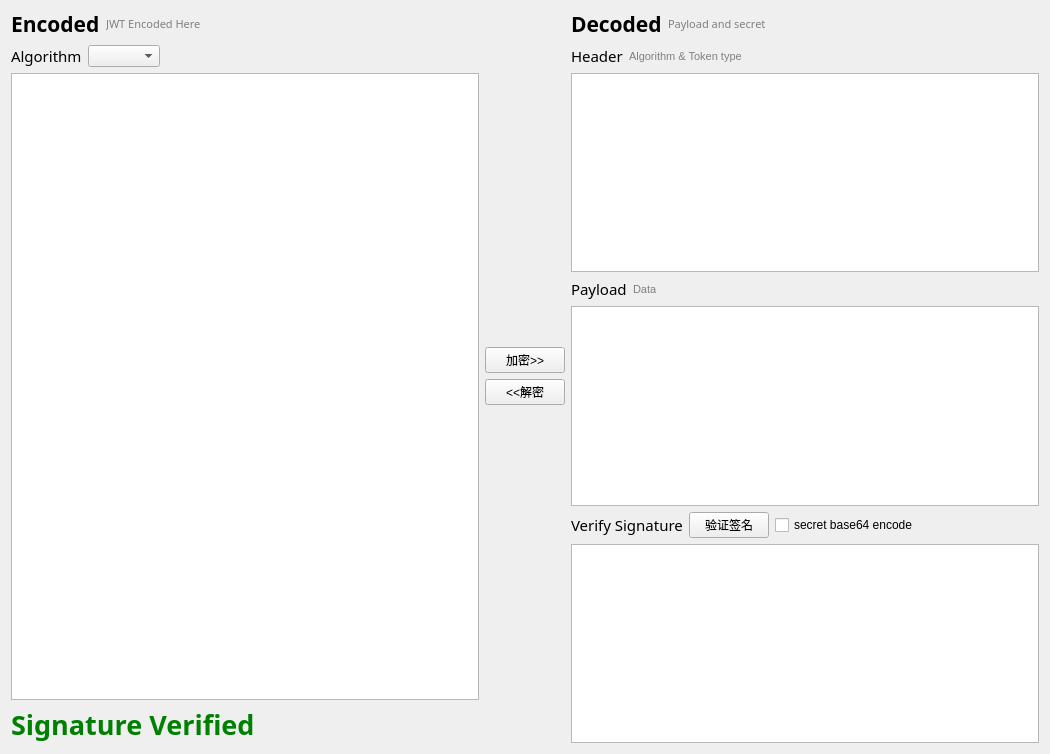
<?xml version="1.0" encoding="UTF-8"?>
<ui version="4.0">
 <class>MainWindow</class>
 <widget class="QWidget" name="MainWindow">
  <property name="geometry">
   <rect>
    <x>0</x>
    <y>0</y>
    <width>1050</width>
    <height>754</height>
   </rect>
  </property>
  <property name="windowTitle">
   <string>JWT IO UI</string>
  </property>
  <layout class="QVBoxLayout" name="verticalLayout_4">
   <property name="topMargin">
    <number>9</number>
   </property>
   <item>
    <layout class="QHBoxLayout" name="globalHorizontalLayout" stretch="0,0,0">
     <item>
      <layout class="QVBoxLayout" name="leftVerticalLayout">
       <item>
        <layout class="QHBoxLayout" name="encodedHorizontalLayout">
         <item>
          <widget class="QLabel" name="encodedLabel">
           <property name="sizePolicy">
            <sizepolicy hsizetype="Fixed" vsizetype="Preferred">
             <horstretch>0</horstretch>
             <verstretch>0</verstretch>
            </sizepolicy>
           </property>
           <property name="font">
            <font>
             <family>Inconsolata LGC Nerd Font Mono</family>
             <pointsize>16</pointsize>
             <bold>true</bold>
            </font>
           </property>
           <property name="styleSheet">
            <string notr="true">font-weight:bold;</string>
           </property>
           <property name="text">
            <string>Encoded</string>
           </property>
          </widget>
         </item>
         <item>
          <widget class="QLabel" name="encodedExplainLabel">
           <property name="font">
            <font>
             <family>Inconsolata LGC Nerd Font Mono</family>
             <pointsize>8</pointsize>
            </font>
           </property>
           <property name="styleSheet">
            <string notr="true">color: gray;</string>
           </property>
           <property name="text">
            <string>JWT Encoded Here</string>
           </property>
          </widget>
         </item>
        </layout>
       </item>
       <item>
        <layout class="QHBoxLayout" name="algorithmHorizontalLayout">
         <item>
          <widget class="QLabel" name="algorithmLabel">
           <property name="sizePolicy">
            <sizepolicy hsizetype="Fixed" vsizetype="Preferred">
             <horstretch>0</horstretch>
             <verstretch>0</verstretch>
            </sizepolicy>
           </property>
           <property name="font">
            <font>
             <family>Inconsolata LGC Nerd Font Mono</family>
             <pointsize>11</pointsize>
            </font>
           </property>
           <property name="text">
            <string>Algorithm</string>
           </property>
          </widget>
         </item>
         <item>
          <widget class="QComboBox" name="algorithmComboBox">
           <property name="sizePolicy">
            <sizepolicy hsizetype="Fixed" vsizetype="Fixed">
             <horstretch>0</horstretch>
             <verstretch>0</verstretch>
            </sizepolicy>
           </property>
           <property name="editable">
            <bool>false</bool>
           </property>
           <property name="currentText">
            <string/>
           </property>
          </widget>
         </item>
         <item>
          <spacer name="algotithmHorizontalSpacer">
           <property name="orientation">
            <enum>Qt::Horizontal</enum>
           </property>
           <property name="sizeHint" stdset="0">
            <size>
             <width>40</width>
             <height>20</height>
            </size>
           </property>
          </spacer>
         </item>
        </layout>
       </item>
       <item>
        <widget class="QPlainTextEdit" name="encodedPlainTextEdit">
         <property name="font">
          <font>
           <family>Inconsolata LGC Nerd Font Mono</family>
           <pointsize>14</pointsize>
          </font>
         </property>
         <property name="tabStopWidth" stdset="0">
          <number>80</number>
         </property>
        </widget>
       </item>
       <item>
        <widget class="QLabel" name="statusLabel">
         <property name="font">
          <font>
           <family>Inconsolata LGC Nerd Font Mono</family>
           <pointsize>20</pointsize>
           <bold>true</bold>
          </font>
         </property>
         <property name="styleSheet">
          <string notr="true">color:green;font-weight:bold;</string>
         </property>
         <property name="text">
          <string>Signature Verified</string>
         </property>
        </widget>
       </item>
      </layout>
     </item>
     <item>
      <layout class="QVBoxLayout" name="midVerticalLayout">
       <item>
        <spacer name="verticalSpacer_2">
         <property name="orientation">
          <enum>Qt::Vertical</enum>
         </property>
         <property name="sizeHint" stdset="0">
          <size>
           <width>20</width>
           <height>40</height>
          </size>
         </property>
        </spacer>
       </item>
       <item>
        <widget class="QPushButton" name="encodeButton">
         <property name="text">
          <string>加密&gt;&gt;</string>
         </property>
        </widget>
       </item>
       <item>
        <widget class="QPushButton" name="decodeButton">
         <property name="text">
          <string>&lt;&lt;解密</string>
         </property>
        </widget>
       </item>
       <item>
        <spacer name="verticalSpacer">
         <property name="orientation">
          <enum>Qt::Vertical</enum>
         </property>
         <property name="sizeHint" stdset="0">
          <size>
           <width>20</width>
           <height>40</height>
          </size>
         </property>
        </spacer>
       </item>
      </layout>
     </item>
     <item>
      <layout class="QVBoxLayout" name="verticalLayout">
       <item>
        <layout class="QHBoxLayout" name="decodedHorizontalLayout">
         <item>
          <widget class="QLabel" name="decodedLabel">
           <property name="sizePolicy">
            <sizepolicy hsizetype="Fixed" vsizetype="Preferred">
             <horstretch>0</horstretch>
             <verstretch>0</verstretch>
            </sizepolicy>
           </property>
           <property name="font">
            <font>
             <family>Inconsolata LGC Nerd Font</family>
             <pointsize>16</pointsize>
             <bold>true</bold>
            </font>
           </property>
           <property name="styleSheet">
            <string notr="true">font-weight:bold;</string>
           </property>
           <property name="text">
            <string>Decoded</string>
           </property>
          </widget>
         </item>
         <item>
          <widget class="QLabel" name="decodedExplainLabel">
           <property name="font">
            <font>
             <family>Inconsolata LGC Nerd Font Mono</family>
             <pointsize>8</pointsize>
            </font>
           </property>
           <property name="styleSheet">
            <string notr="true">color: gray;</string>
           </property>
           <property name="text">
            <string>Payload and secret</string>
           </property>
          </widget>
         </item>
        </layout>
       </item>
       <item>
        <layout class="QHBoxLayout" name="headerHorizontalLayout">
         <item>
          <widget class="QLabel" name="headerLabel">
           <property name="sizePolicy">
            <sizepolicy hsizetype="Fixed" vsizetype="Preferred">
             <horstretch>0</horstretch>
             <verstretch>0</verstretch>
            </sizepolicy>
           </property>
           <property name="font">
            <font>
             <family>Inconsolata LGC Nerd Font Mono</family>
             <pointsize>11</pointsize>
            </font>
           </property>
           <property name="text">
            <string>Header</string>
           </property>
          </widget>
         </item>
         <item>
          <widget class="QLabel" name="headerExplainLabel">
           <property name="font">
            <font>
             <pointsize>8</pointsize>
            </font>
           </property>
           <property name="styleSheet">
            <string notr="true">color: gray;</string>
           </property>
           <property name="text">
            <string>Algorithm &amp; Token type</string>
           </property>
          </widget>
         </item>
        </layout>
       </item>
       <item>
        <widget class="QPlainTextEdit" name="headerTextEdit">
         <property name="font">
          <font>
           <family>Inconsolata LGC Nerd Font Mono</family>
           <pointsize>10</pointsize>
          </font>
         </property>
        </widget>
       </item>
       <item>
        <layout class="QHBoxLayout" name="payloadHorizontalLayout">
         <item>
          <widget class="QLabel" name="payloadLabel">
           <property name="sizePolicy">
            <sizepolicy hsizetype="Fixed" vsizetype="Preferred">
             <horstretch>0</horstretch>
             <verstretch>0</verstretch>
            </sizepolicy>
           </property>
           <property name="font">
            <font>
             <family>Inconsolata LGC Nerd Font Mono</family>
             <pointsize>11</pointsize>
            </font>
           </property>
           <property name="text">
            <string>Payload</string>
           </property>
          </widget>
         </item>
         <item>
          <widget class="QLabel" name="dataLabel">
           <property name="font">
            <font>
             <pointsize>8</pointsize>
            </font>
           </property>
           <property name="styleSheet">
            <string notr="true">color: gray;</string>
           </property>
           <property name="text">
            <string>Data</string>
           </property>
          </widget>
         </item>
        </layout>
       </item>
       <item>
        <widget class="QPlainTextEdit" name="payloadTextEdit">
         <property name="font">
          <font>
           <family>Inconsolata LGC Nerd Font Mono</family>
           <pointsize>10</pointsize>
          </font>
         </property>
        </widget>
       </item>
       <item>
        <layout class="QHBoxLayout" name="signHorizontalLayout">
         <item>
          <widget class="QLabel" name="signLabel">
           <property name="sizePolicy">
            <sizepolicy hsizetype="Fixed" vsizetype="Preferred">
             <horstretch>0</horstretch>
             <verstretch>0</verstretch>
            </sizepolicy>
           </property>
           <property name="font">
            <font>
             <family>Inconsolata LGC Nerd Font Mono</family>
             <pointsize>11</pointsize>
            </font>
           </property>
           <property name="text">
            <string>Verify Signature</string>
           </property>
          </widget>
         </item>
         <item>
          <widget class="QPushButton" name="verifySignButton">
           <property name="text">
            <string>验证签名</string>
           </property>
          </widget>
         </item>
         <item>
          <widget class="QCheckBox" name="base64CheckBox">
           <property name="text">
            <string>secret base64 encode</string>
           </property>
          </widget>
         </item>
         <item>
          <spacer name="signHorizontalSpacer">
           <property name="orientation">
            <enum>Qt::Horizontal</enum>
           </property>
           <property name="sizeHint" stdset="0">
            <size>
             <width>40</width>
             <height>20</height>
            </size>
           </property>
          </spacer>
         </item>
        </layout>
       </item>
       <item>
        <widget class="QPlainTextEdit" name="signTextEdit">
         <property name="font">
          <font>
           <family>Inconsolata LGC Nerd Font Mono</family>
           <pointsize>10</pointsize>
          </font>
         </property>
        </widget>
       </item>
      </layout>
     </item>
    </layout>
   </item>
  </layout>
 </widget>
 <resources/>
 <connections/>
</ui>
